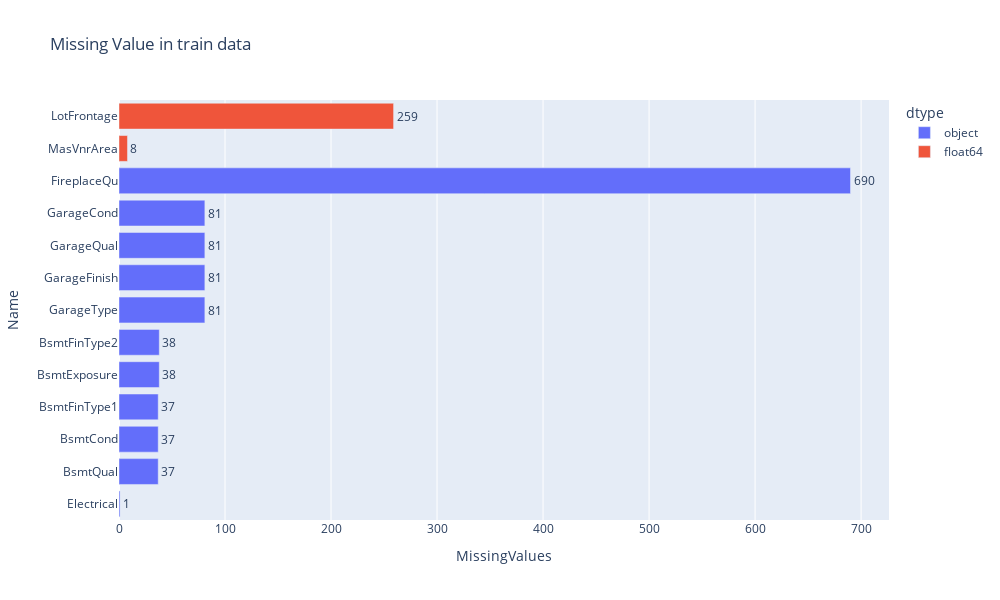

The notebook cell this image was saved under:
### Markdown cell above
* Bar graph displays Missing Value(train data)

### Code cell
fig = px.bar(data_frame = missingVal.sort_values(by = 'MissingValues'), x = 'MissingValues', y = 'Name', color = 'dtype', text = 'MissingValues', height = 600, width = 1000, title = 'Missing Value in train data')
fig.update_traces(textposition = 'outside')
fig.show()

### Figure 1 — Plotly figure (JSON) as saved in the notebook; plotly's stock layout.template omitted (floating-point values rounded to 4 significant figures)
{"data": [{"alignmentgroup": "True", "hovertemplate": "dtype=object<br>MissingValues=%{text}<br>Name=%{y}<extra></extra>", "legendgroup": "object", "marker": {"color": "#636efa", "pattern": {"shape": ""}}, "name": "object", "offsetgroup": "object", "orientation": "h", "showlegend": true, "text": [1, 37, 37, 37, 38, 38, 81, 81, 81, 81, 690], "textposition": "outside", "type": "bar", "x": [1, 37, 37, 37, 38, 38, 81, 81, 81, 81, 690], "xaxis": "x", "y": ["Electrical", "BsmtQual", "BsmtCond", "BsmtFinType1", "BsmtExposure", "BsmtFinType2", "GarageType", "GarageFinish", "GarageQual", "GarageCond", "FireplaceQu"], "yaxis": "y"}, {"alignmentgroup": "True", "hovertemplate": "dtype=float64<br>MissingValues=%{text}<br>Name=%{y}<extra></extra>", "legendgroup": "float64", "marker": {"color": "#EF553B", "pattern": {"shape": ""}}, "name": "float64", "offsetgroup": "float64", "orientation": "h", "showlegend": true, "text": [8, 259], "textposition": "outside", "type": "bar", "x": [8, 259], "xaxis": "x", "y": ["MasVnrArea", "LotFrontage"], "yaxis": "y"}], "layout": {"barmode": "relative", "height": 600, "legend": {"title": {"text": "dtype"}, "tracegroupgap": 0}, "title": {"text": "Missing Value in train data"}, "width": 1000, "xaxis": {"anchor": "y", "domain": [0, 1], "title": {"text": "MissingValues"}}, "yaxis": {"anchor": "x", "domain": [0, 1], "title": {"text": "Name"}}}}
